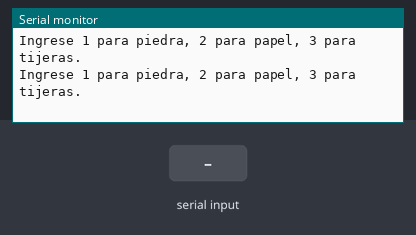
The sketch below on a simulated Arduino Uno, built with avr-gcc and run on an emulated ATmega328P. Parts: the last lines printed to the serial monitor. The inputs (shaded band) are chosen by the test bench. Random numbers use the default seed unless the sketch sets one.

Above: at 1.2 s.
1.3 s: "1\n" received over Serial
At 3.3 s:
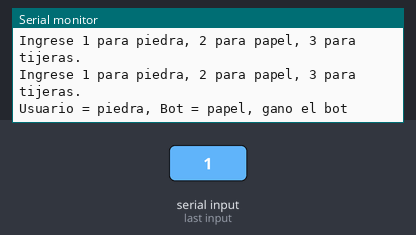
4.3 s: "2\n" received over Serial
At 6.1 s:
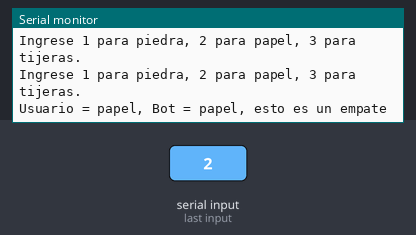
7.1 s: "3\n" received over Serial
At 8.9 s:
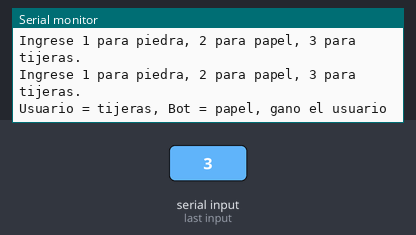
9.9 s: "1\n" received over Serial
At 11.7 s:
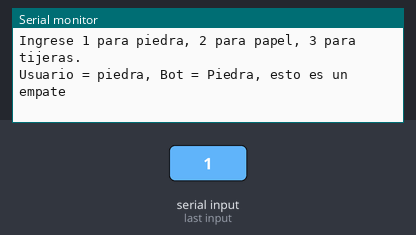
12.7 s: "2\n" received over Serial
At 14.5 s:
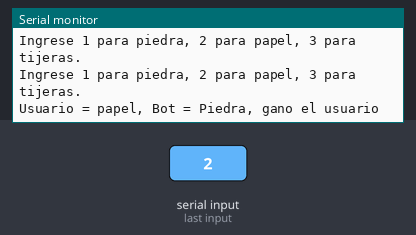
15.5 s: "3\n" received over Serial
At 17.3 s:
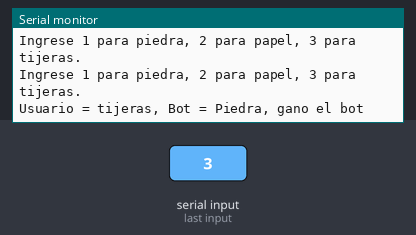

The sketch:

SE_Ej6_PiedPapTij.ino
```cpp
int valor;
int aviso = 1;
int bot;

void setup() {
  // put your setup code here, to run once:
  Serial.begin(9600);
}

void loop() {
  // put your main code here, to run repeatedly:

  Serial.println("Ingrese 1 para piedra, 2 para papel, 3 para tijeras.");

  if (Serial.available() > 0) {
    valor = Serial.readString().toInt();
    if (valor != -33) {
      if (valor == 1) {
        bot = random(1, 3);
        if (bot == 1) {
          Serial.println("Usuario = piedra, Bot = Piedra, esto es un empate");
        }
        if (bot == 2) {
          Serial.println("Usuario = piedra, Bot = papel, gano el bot");
        }
        if (bot == 3) {
          Serial.println("Usuario = piedra, Bot = tijeras, gano el usuario");
        }
      }
      if (valor == 2) {
        bot = random(1, 3);
        if (bot == 1) {
          Serial.println("Usuario = papel, Bot = Piedra, gano el usuario");
        }
        if (bot == 2) {
          Serial.println("Usuario = papel, Bot = papel, esto es un empate");
        }
        if (bot == 3) {
          Serial.println("Usuario = papel, Bot = tijeras, gano el bot");
        }
      }
      if (valor == 3) {
        bot = random(1, 3);
        if (bot == 1) {
          Serial.println("Usuario = tijeras, Bot = Piedra, gano el bot");
        }
        if (bot == 2) {
          Serial.println("Usuario = tijeras, Bot = papel, gano el usuario");
        }
        if (bot == 3) {
          Serial.println("Usuario = tijeras, Bot = tijeras, esto es un empate");
        }
      }

    }
    valor = -33;
  }
  delay(600);
}
```

Measured:
- after the input at 1.3 s, the serial monitor: prints a new line after 1.5 s (image 1)
- after the input at 4.3 s, the serial monitor: prints a new line after 1.3 s (image 2)
- after the input at 7.1 s, the serial monitor: prints a new line after 1.3 s (image 3)
- after the input at 9.9 s, the serial monitor: prints a new line after 1.3 s (image 4)
- after the input at 12.7 s, the serial monitor: prints a new line after 1.3 s (image 5)
- after the input at 15.5 s, the serial monitor: prints a new line after 1.3 s (image 6)
